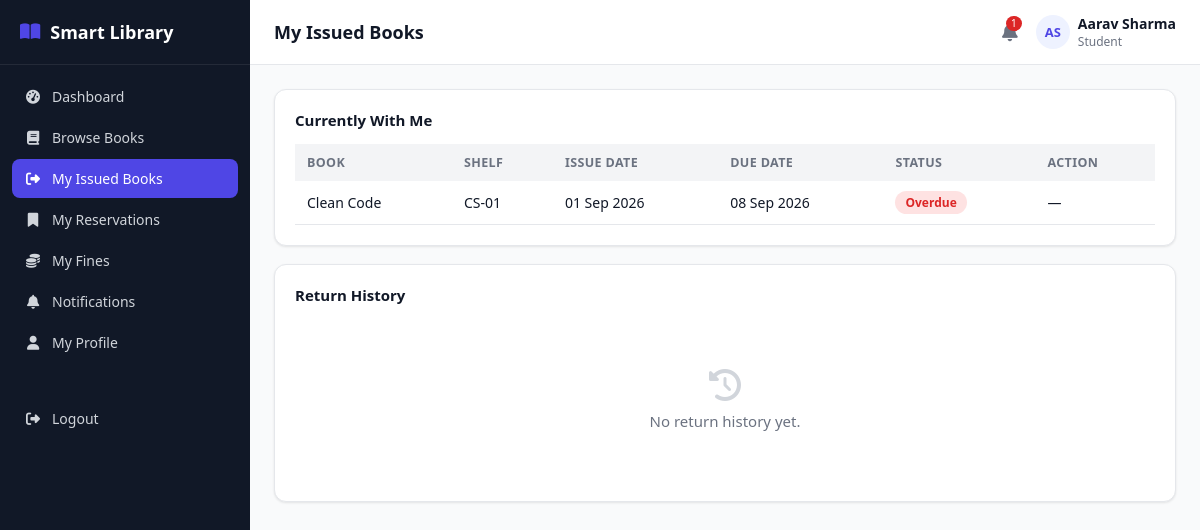
The app's page /student/issued-books.php (signed in) with its own data.
### tables this page shows
CREATE TABLE book_issues (
    id INT AUTO_INCREMENT PRIMARY KEY,
    student_id INT NOT NULL,
    book_id INT NOT NULL,
    issued_by INT DEFAULT NULL,           
    issue_date DATE NOT NULL,
    due_date DATE NOT NULL,
    return_date DATE DEFAULT NULL,
    status ENUM('issued','returned','overdue','lost') NOT NULL DEFAULT 'issued',
    created_at TIMESTAMP DEFAULT CURRENT_TIMESTAMP,
    FOREIGN KEY (student_id) REFERENCES students(id) ON DELETE CASCADE,
    FOREIGN KEY (book_id) REFERENCES books(id) ON DELETE CASCADE,
    FOREIGN KEY (issued_by) REFERENCES users(id) ON DELETE SET NULL
);

CREATE TABLE books (
    id INT AUTO_INCREMENT PRIMARY KEY,
    isbn VARCHAR(30) NOT NULL UNIQUE,
    title VARCHAR(200) NOT NULL,
    author_id INT DEFAULT NULL,
    category_id INT DEFAULT NULL,
    publisher_id INT DEFAULT NULL,
    publication_year YEAR DEFAULT NULL,
    edition VARCHAR(30) DEFAULT NULL,
    language VARCHAR(40) DEFAULT 'English',
    pages INT DEFAULT NULL,
    price DECIMAL(10,2) DEFAULT 0.00,
    shelf_number VARCHAR(30) DEFAULT NULL,
    total_copies INT NOT NULL DEFAULT 1,
    available_copies INT NOT NULL DEFAULT 1,
    description TEXT DEFAULT NULL,
    image VARCHAR(255) DEFAULT NULL,
    status ENUM('active','inactive') NOT NULL DEFAULT 'active',
    created_at TIMESTAMP DEFAULT CURRENT_TIMESTAMP,
    updated_at TIMESTAMP DEFAULT CURRENT_TIMESTAMP ON UPDATE CURRENT_TIMESTAMP,
    FOREIGN KEY (author_id) REFERENCES authors(id) ON DELETE SET NULL,
    FOREIGN KEY (category_id) REFERENCES categories(id) ON DELETE SET NULL,
    FOREIGN KEY (publisher_id) REFERENCES publishers(id) ON DELETE SET NULL,
    INDEX idx_title (title),
    INDEX idx_isbn (isbn)
);

### student/issued-books.php (the view, shortened to what this page needs)
<?php
require_once __DIR__ . '/../includes/functions.php';
require_once __DIR__ . '/../includes/auth-check.php';
$stu = $pdo->prepare("SELECT * FROM students WHERE user_id=?");
$stu->execute([$_SESSION['user_id']]);
$student = $stu->fetch();
$studentId = $student['id'];
$issued = $pdo->prepare("
    SELECT bi.*, b.title, b.shelf_number
    FROM book_issues bi JOIN books b ON b.id=bi.book_id
    WHERE bi.student_id=? AND bi.status IN ('issued','overdue')
    ORDER BY bi.due_date ASC");
$issued->execute([$studentId]);
$issued = $issued->fetchAll();
$history = $pdo->prepare("
    SELECT bi.*, b.title FROM book_issues bi JOIN books b ON b.id=bi.book_id
    WHERE bi.student_id=? AND bi.status='returned' ORDER BY bi.id DESC LIMIT 20");
$history->execute([$studentId]);
$history = $history->fetchAll();
include __DIR__ . '/../includes/header.php';
?>
<div class="card" style="margin-bottom:18px;">
    <h3>Currently With Me</h3>
    <?php if (!$issued): ?>
        <div class="empty-state"><i class="fa-solid fa-book"></i>You have no books issued right now.</div>
    <?php else: ?>
    <div class="table-wrap">
        <table class="data-table">
            <thead><tr><th>Book</th><th>Shelf</th><th>Issue Date</th><th>Due Date</th><th>Status</th><th>Action</th></tr></thead>
            <tbody>
            <?php foreach ($issued as $r):
                $overdue = strtotime($r['due_date']) < strtotime(date('Y-m-d'));
            ?>
                <tr>
                    <td><?= e($r['title']) ?></td>
                    <td><?= e($r['shelf_number']) ?></td>
                    <td><?= fmtDate($r['issue_date']) ?></td>
                    <td><?= fmtDate($r['due_date']) ?></td>
                    <td><?= statusBadge($overdue ? 'overdue' : 'issued') ?></td>
                    <td>
                        <?php if (!$overdue): ?>
                        <form method="POST"><?= csrfField() ?><input type="hidden" name="issue_id" value="<?= $r['id'] ?>">
                            <button class="btn btn-sm btn-outline" type="submit"><i class="fa-solid fa-rotate"></i> Renew</button>
                        </form>
                        <?php else: ?>—<?php endif; ?>
                    </td>
                </tr>
            <?php endforeach; ?>
            </tbody>
        </table>
    </div>
    <?php endif; ?>
</div>
<div class="card">
    <h3>Return History</h3>
    <?php if (!$history): ?>
        <div class="empty-state"><i class="fa-solid fa-clock-rotate-left"></i>No return history yet.</div>
    <?php endif; ?>
</div>
<?php include __DIR__ . '/../includes/footer.php'; ?>

### includes/functions.php (shortened to what this page needs)
<?php
function e($value) {
    return htmlspecialchars($value ?? '', ENT_QUOTES, 'UTF-8');
}
function fmtDate($date) {
    return date('d M Y', strtotime($date));
}
function statusBadge($status) {
    $colors = [
        'active' => 'badge-green', 'available' => 'badge-green', 'paid' => 'badge-green',
        'returned' => 'badge-green', 'completed' => 'badge-green', 'approved' => 'badge-green', 'ready' => 'badge-green',
        'issued' => 'badge-blue', 'pending' => 'badge-yellow',
        'overdue' => 'badge-red', 'inactive' => 'badge-gray', 'cancelled' => 'badge-gray',
        'expired' => 'badge-gray', 'lost' => 'badge-red', 'damaged' => 'badge-red', 'waived' => 'badge-gray',
    ];
    $class = $colors[$status] ?? 'badge-gray';
    return '<span class="badge ' . $class . '">' . e(ucfirst($status)) . '</span>';
}

### assets/css/style.css (style rules this page uses)
:root { --primary: #4f46e5; --primary-dark: #4338ca; --primary-light: #eef2ff; --success: #16a34a; --success-light: #dcfce7; --warning: #ca8a04; --warning-light: #fef9c3; --danger: #dc2626; --danger-light: #fee2e2; --gray: #6b7280; --gray-light: #f3f4f6; --border: #e5e7eb; --text: #111827; --text-muted: #6b7280; --bg: #f9fafb; --white: #ffffff; --sidebar-w: 250px; --radius: 12px; --shadow: 0 1px 3px rgba(0,0,0,0.06), 0 1px 2px rgba(0,0,0,0.04); }
* { box-sizing: border-box; }
body { margin: 0; font-family: 'Segoe UI', system-ui, -apple-system, Roboto, sans-serif; background: var(--bg); color: var(--text); font-size: 15px; }
.card { background: var(--white); border: 1px solid var(--border); border-radius: var(--radius); box-shadow: var(--shadow); padding: 20px; }
.card h3 { margin: 0 0 14px; font-size: 15px; font-weight: 700; }
.table-wrap { overflow-x: auto; }
table.data-table { width: 100%; border-collapse: collapse; font-size: 14px; }
.data-table th { text-align: left; padding: 10px 12px; background: var(--gray-light); font-weight: 700; font-size: 12.5px; text-transform: uppercase; letter-spacing: 0.03em; color: var(--text-muted); white-space: nowrap; }
.data-table td { padding: 10px 12px; border-bottom: 1px solid var(--border); vertical-align: middle; }
.badge { padding: 3px 10px; border-radius: 999px; font-size: 12px; font-weight: 700; display: inline-block; }
.badge-red { background: var(--danger-light); color: var(--danger); }
.empty-state { text-align: center; padding: 50px 20px; color: var(--text-muted); }
.empty-state i { font-size: 32px; margin-bottom: 10px; display: block; color: #d1d5db; }

### records on screen
book_issues: book.title "Clean Code", book.shelf_number "CS-01", issue_date "01 Sep 2026", due_date "08 Sep 2026"

### other values on screen
$label "Dashboard"
$label "Browse Books"
$label "My Issued Books"
$label "My Reservations"
$label "My Fines"
$label "Notifications"
$label "My Profile"
$pageTitle "My Issued Books"
$unreadCount "1"
$initials "AS"
$_SESSION['name'] "Aarav Sharma"
$_SESSION['role'] "Student"
